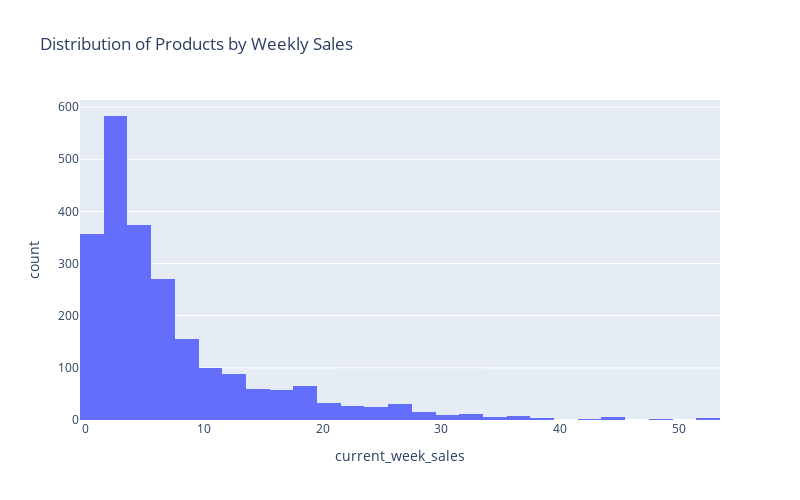

Notebook cell for this chart:
### Code cell
px.histogram(eow_sales,x='current_week_sales',height=500,width=800,nbins=40,
            title="Distribution of Products by Weekly Sales")

### Figure 1 — Plotly figure (JSON) as saved in the notebook; plotly's stock layout.template omitted (floating-point values rounded to 4 significant figures; data arrays with more than 128 entries replaced by an {"elided": "..."} marker saying what was removed)
{"data": [{"alignmentgroup": "True", "bingroup": "x", "hovertemplate": "current_week_sales=%{x}<br>count=%{y}<extra></extra>", "legendgroup": "", "marker": {"color": "#636efa", "pattern": {"shape": ""}}, "name": "", "nbinsx": 40, "offsetgroup": "", "orientation": "v", "showlegend": false, "type": "histogram", "x": {"elided": "2286 int values"}, "xaxis": "x", "yaxis": "y"}], "layout": {"barmode": "relative", "height": 500, "legend": {"tracegroupgap": 0}, "title": {"text": "Distribution of Products by Weekly Sales"}, "width": 800, "xaxis": {"anchor": "y", "domain": [0, 1], "title": {"text": "current_week_sales"}}, "yaxis": {"anchor": "x", "domain": [0, 1], "title": {"text": "count"}}}}
